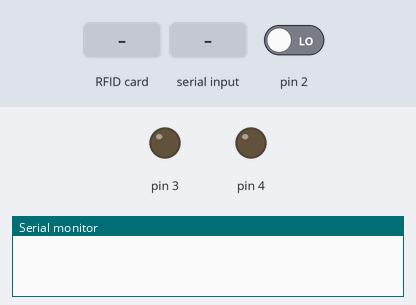
The sketch below on a simulated Arduino Uno, built with avr-gcc and run on an emulated ATmega328P. Parts: output pins drawn as LEDs (lit = HIGH), the last lines printed to the serial monitor. The test bench sets the inputs (shaded band); at power-on: pin 2 LOW. Pins used as bus, display or sensor lines are not drawn.

Above: at 1.2 s.
1.3 s: RFID card 12 AB 34 CD held to the reader
At 2.6 s:
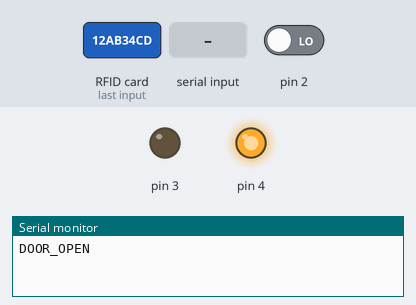
4.3 s: "ALARM_ON\n" received over Serial
At 5.0 s:
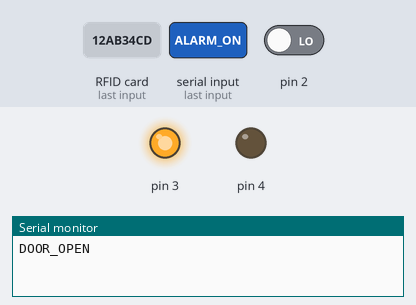
Timing chart, 0 to 10.8 s (numbered marks = the images above; inputs shaded):
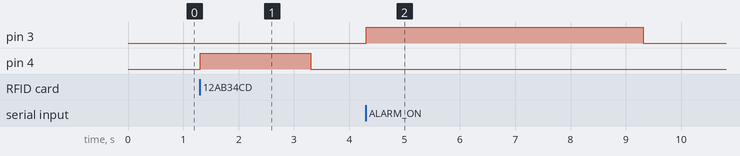

Measured:
- after the input at 1.3 s, pin 4: LOW → HIGH at once, → LOW 2.0 s later
- after the input at 4.3 s, pin 3: LOW → HIGH at once, → LOW 5.0 s later

The sketch:

arduino_code_advanced.ino
```cpp
#include <SoftwareSerial.h>
#include <SPI.h>
#include <MFRC522.h>

#define RST_PIN 9
#define SS_PIN 10
MFRC522 rfid(SS_PIN, RST_PIN);

String authorizedUID = "12AB34CD";

void setup() {
  Serial.begin(9600);
  SPI.begin();
  rfid.PCD_Init();

  pinMode(2, INPUT);
  pinMode(3, OUTPUT);
  pinMode(4, OUTPUT);
}

void loop() {
  int motion = digitalRead(2);
  if (motion == HIGH) {
    Serial.println("MOTION_DETECTED");
    delay(1000);
  }

  if (rfid.PICC_IsNewCardPresent() && rfid.PICC_ReadCardSerial()) {
    String uid = "";
    for (byte i = 0; i < rfid.uid.size; i++) {
      uid += String(rfid.uid.uidByte[i], HEX);
    }
    uid.toUpperCase();

    if (uid == authorizedUID) {
      Serial.println("DOOR_OPEN");
      digitalWrite(4, HIGH);
      delay(2000);
      digitalWrite(4, LOW);
    }
    rfid.PICC_HaltA();
    rfid.PCD_StopCrypto1();
  }

  if (Serial.available()) {
    String cmd = Serial.readStringUntil('\n');
    if (cmd == "ALARM_ON") {
      digitalWrite(3, HIGH);
      delay(5000);
      digitalWrite(3, LOW);
    } else if (cmd == "DOOR_OPEN") {
      digitalWrite(4, HIGH);
      delay(2000);
      digitalWrite(4, LOW);
    }
  }
}
```
